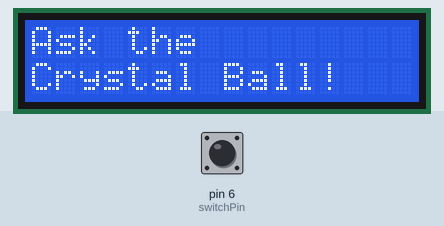
Bench run of a sketch on a simulated Arduino Uno, built with avr-gcc and run on an emulated ATmega328P. On the bench: 16×2 character LCD. Inputs (shaded band) come from the test bench; at power-on: pin 6 (switchPin) LOW. Random numbers use the default seed unless the sketch sets one.

Above: at 1.2 s.
1.3 s: pin 6 (switchPin) pulled HIGH for 0.15 s
At 2.6 s:
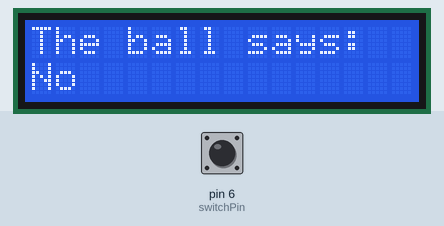
2.9 s: pin 6 (switchPin) pulled HIGH for 1 s
At 5.1 s:
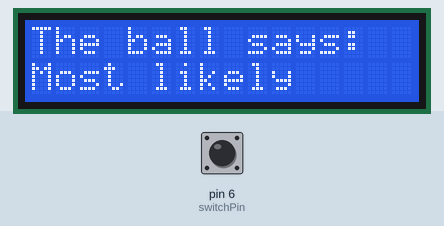
5.4 s: pin 6 (switchPin) pulsed HIGH 5 times (0.12 s each, 0.3 s apart)
At 7.8 s:
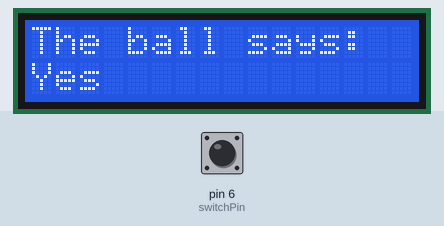
8.4 s: pin 6 (switchPin) pulled HIGH for 0.15 s
At 9.3 s:
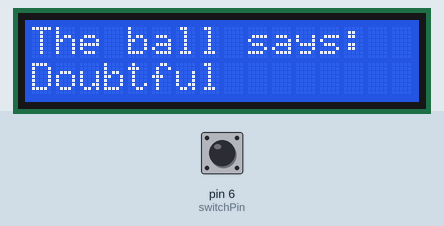
10.0 s: pin 6 (switchPin) pulled HIGH for 3.2 s
At 13.5 s:
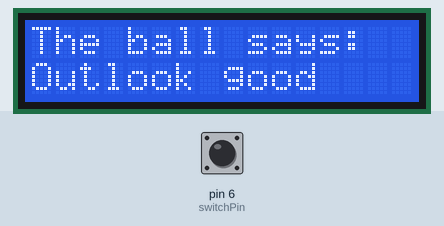
14.7 s: pin 6 (switchPin) pulled HIGH for 0.15 s
At 15.3 s:
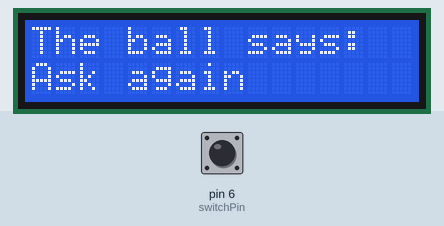
Timing chart, 0 to 17.3 s (numbered marks = the images above; inputs shaded):
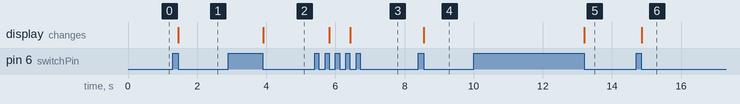

The sketch:

LCD_crystal_ball.ino
```cpp
/*
 *    This program teaches us the basics of the "LiquidCrystal" library. We also learned
 * how to combine these basics with the "random" function and the switch-case tool
 * to create a program that simulates a magic-8 ball. The circuitry makes use of a
 * tilt switch to ultimately generate a random response. It also uses a potentiometer
 * to adjust the contrast on the LCD screen to make the characters readable. This
 * makes the breadboard get fairly crowded, but luckily we have used all tools in this
 * project before, besides the LCD itself. Our use of the tilt switch is fairly similar to
 * our use of it in the digital hourglass project, making the code fairly similar; however,
 * all of the LCD functions are new in this project, so the code ended up looking fairly
 * complex compared to our last projects.
 *
 * NOTE: The user may change the print statements within the switch/case branch.
 * You just need to keep in mind that the LCD allows 2 lines of 16 characters.
 * Also, if you add print statements, you need to update the call to the
 * "random" function to allow for more possiblities.
 *
 *
 * Author: Noah Wagnon
 * Date created: 15 May 2019
 * Date last modified: 15 May 2019
 *
 */

#include <LiquidCrystal.h>

LiquidCrystal lcd(12, 11, 5, 4, 3, 2);//initialize and declare which pins we will use for the LCD
const int switchPin = 6; //location of tilt switch
int switchState = 0; //base condition of tilt switch
int prevSwitchState = 0;// base condition of prev tilt switch
int reply; //variable to determine reply. will be fed a random number

void setup() {
  lcd.begin(16, 2);
  pinMode(switchPin, INPUT);
  lcd.print("Ask the");
  lcd.setCursor(0, 1); //skip to next line
  lcd.print("Crystal Ball!");

}

void loop() {
  switchState = digitalRead(switchPin); //read the state of the tilt switch and enter the if statement if it differs from prev state

  if (switchState != prevSwitchState) {
    if (switchState == LOW){
      reply = random(8); //assigns to reply a randomly generated integer from 0-7.
      lcd.clear();
      lcd.setCursor(0,0);
      lcd.print("The ball says: ");
      lcd.setCursor(0, 1); //skip to next line

      //switch/break statement to print the necessary output based on the value of reply
      switch(reply) {
        case 0:
        lcd.print("Yes");
        break;
        case 1:
        lcd.print("Most likely");
        break;
        case 2:
        lcd.print("Certainly");
        break;
        case 3:
        lcd.print("Outlook good");
        break;
        case 4:
        lcd.print("Unsure");
        break;
        case 5:
        lcd.print("Ask again");
        break;
        case 6:
        lcd.print("Doubtful");
        break;
        case 7:
        lcd.print("No");
        break;
      }
    }
  }
  prevSwitchState = switchState; //update the value of the previous switch state

}
```

Measured:
- after the input at 1.3 s, the display: changes after 0.15 s (image 1)
- after the input at 2.9 s, the display: changes after 1.0 s (image 2)
- after the input at 5.4 s, the display: first changes after 0.43 s (image 3 shows a later state)
- after the input at 8.4 s, the display: changes after 0.16 s (image 4)
- after the input at 10.0 s, the display: changes after 3.2 s (image 5)
- after the input at 14.7 s, the display: changes after 0.16 s (image 6)
